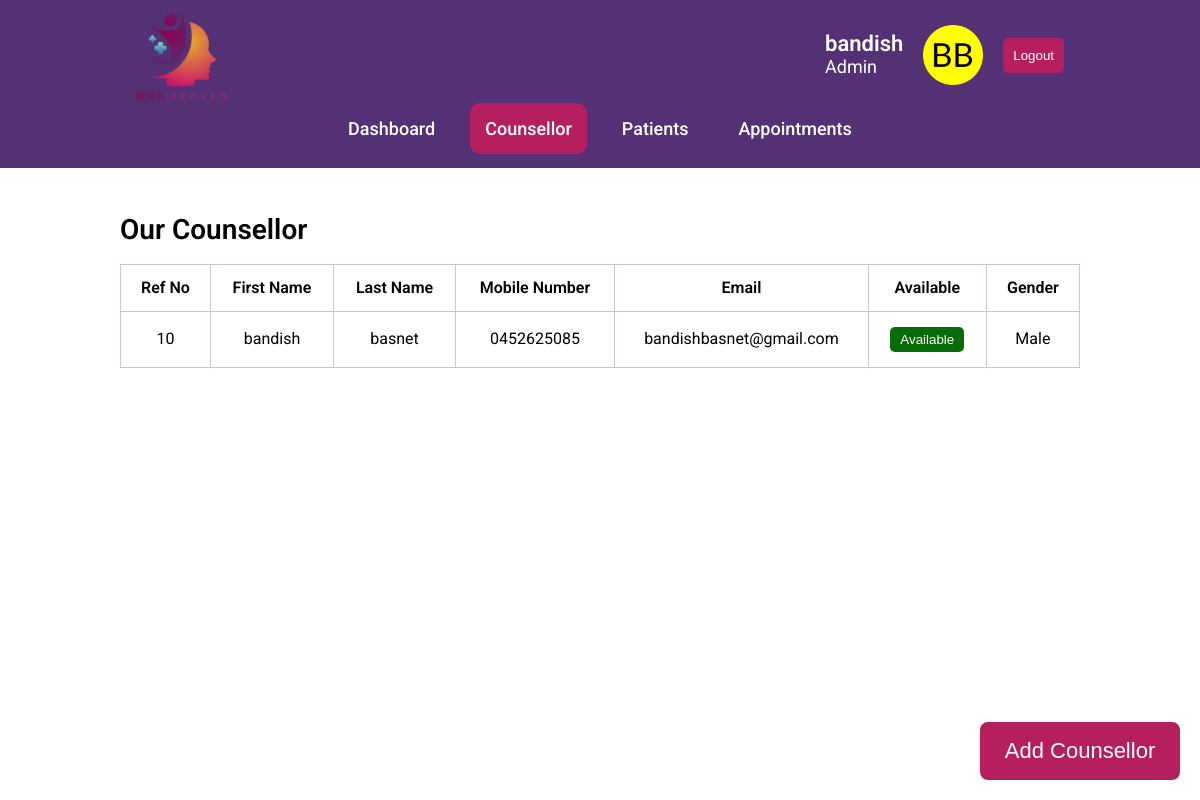
/counsellor.php (signed in), run on the app's committed database.
### tables this page shows
CREATE TABLE `users` (
  `id` bigint(20) NOT NULL,
  `user_id` bigint(20) NOT NULL,
  `user_name` varchar(100) NOT NULL,
  `password` varchar(100) NOT NULL,
  `date` timestamp NOT NULL DEFAULT current_timestamp() ON UPDATE current_timestamp()
);

CREATE TABLE `counsellor` (
  `id` int(11) NOT NULL,
  `fname` varchar(50) NOT NULL,
  `lname` varchar(50) NOT NULL,
  `mobile` varchar(14) NOT NULL,
  `email` varchar(50) NOT NULL,
  `available` enum('Available','Not-Available') NOT NULL,
  `gender` enum('Male','Female','Others') NOT NULL
);

### functions.php (called while the page is built, shortened)
<?php
function check_login($con)
{
	if(isset($_SESSION['user_id']))
	{
		$id = $_SESSION['user_id'];
		$query = "select * from users where user_id = '$id' limit 1";
		$result = mysqli_query($con,$query);
		if($result && mysqli_num_rows($result) > 0)
		{
			$user_data = mysqli_fetch_assoc($result);
			return $user_data;
		}
	}
	die;
}
function getModeClass($mode) {
	return ($mode === "Online") ? "online-btn" : "offline-btn";
}

### counsellor.php (the view, shortened to what this page needs)
<?php
include("dbconnection.php");
include("functions.php");
$user_data = check_login($conn);
?>
<!DOCTYPE html>
<html>
<head>
  <link rel="stylesheet" href="./assets/css/admin.css">
  <link rel="stylesheet" href="https://site-assets.fontawesome.com/releases/v6.6.0/css/all.css">
  <link rel="stylesheet" href="https://site-assets.fontawesome.com/releases/v6.6.0/css/sharp-duotone-solid.css">
  <link rel="stylesheet" href="https://site-assets.fontawesome.com/releases/v6.6.0/css/sharp-thin.css">
  <link rel="stylesheet" href="https://site-assets.fontawesome.com/releases/v6.6.0/css/sharp-solid.css">
  <link rel="stylesheet" href="https://site-assets.fontawesome.com/releases/v6.6.0/css/sharp-regular.css">
  <link rel="stylesheet" href="https://site-assets.fontawesome.com/releases/v6.6.0/css/sharp-light.css">
</head>
<body>
  <header>
    <nav>
      <div class="topbar">
        <div class="logo">
          <img src="./assets/images/Logo.png" alt="HogHeaven Logo">
        </div>
        <div class="user">
          <p class="username"><?php echo $user_data['user_name']; ?> <br>
            <span class="role">Admin</span>
          </p>
          <img class="avatar" src="./assets/images/android-chrome-192x192.png" alt="avatar">
          <button style="background-color: #B51F60; border:none; border-radius:5px;padding:10px; color:white;" onclick="logout()">Logout</button>
        </div>
      </div>
      <div class="bottombar">
        <ul class="menu">
          <li><a href="dashboard.php">Dashboard</a></li>
          <li><a href="counsellor.php" class="active">Counsellor</a></li>
          <li><a href="patient.php">Patients</a></li>
          <li><a href="appointments.php">Appointments</a></li>
        </ul>
      </div>
    </nav>
  </header>
  <main>
    <div class="patients-table">
      <div class="table-container">
        <p class="table-title">Our Counsellor</p>
        <table>
          <thead>
            <th>Ref No</th>
            <th>First Name</th>
            <th>Last Name</th>
            <th>Mobile Number</th>
            <th>Email</th>
            <th>Available</th>
            <th>Gender</th>
          </thead>
          <tbody>
            <?php
            $sql = "SELECT * FROM counsellor";
            $result = $conn->query($sql);
            if ($result->num_rows > 0) {
              while ($row = $result->fetch_assoc()) {
                echo "<tr>
                      <td>" . $row["id"] . "</td>
                      <td>" . $row["fname"] . "</td>
                      <td>" . $row["lname"] . "</td>
                      <td>" . $row["mobile"] . "</td>
                      <td>" . $row["email"] . "</td>
                      <td><button class='" . getModeClass($row["available"])  . "'>" . $row["available"] . "</button></td>
                      <td>" . $row["gender"] . "</td>
                    </tr>";
              }
            } else {
              echo "0 results";
            }
            ?>
          </tbody>
        </table>
      </div>
    </div>
  </main>
  <button class="open-button" onclick="openForm()">Add Counsellor</button>
</body>
</html>

### assets/css/admin.css (style rules this page uses)
body { font-family: "Roboto", sans-serif; }
header { background-color: #533174; }
nav { display: flex; flex-direction: column; padding: 10px 20px; }
.topbar { width: 80%; margin: auto; display: flex; justify-content: space-between; align-items: center; }
.logo { height: 90px; }
.logo img { height: 100%; }
.user { display: flex; align-items: center; gap: 20px; }
.avatar { width: 60px; }
.username { font-size: 22px; font-weight: 600; color: #fefefe; }
.role { font-size: 18px; font-weight: 400; text-align: center; color: #fefefe; }
.bottombar { width: 100%; }
.menu { display: flex; align-items: center; justify-content: center; gap: 20px; background-color: #533174; padding: 20px 20px; }
.menu li a { color: white; text-decoration: none; padding: 15px; font-family: "Roboto", sans-serif; font-weight: 500; letter-spacing: 1%; font-size: 18px; border: none; border-radius: 10px; }
.active { color: white; background-color: #B51F60; }
.patients-table { width: 100%; margin:3rem 0; }
.table-container { width: 80%; margin: auto; }
.table-title { font-size: 28px; font-weight: 600; margin-bottom: 20px; }
table { width: 100%; align-items: center; margin: auto; }
table, th, td { border: 1px solid #c3c5db; text-align: center; padding: 15px; }
th { font-weight: 600; }
.offline-btn { background-color: rgb(6, 109, 6); border: none; border-radius: 5px; padding: 5px 10px; color: white; }
.open-button { background-color: #B51F60; color: white; padding: 16px 20px; border: none; border-radius: 8px; cursor: pointer; position: fixed; bottom: 20px; right: 20px; width: 200px; font-size: 22px; }

### data on the page
users: user_name "bandish"
counsellor: id "10", fname "bandish", lname "basnet", mobile "0452625085", email "bandishbasnet@gmail.com", available "Available", gender "Male"
